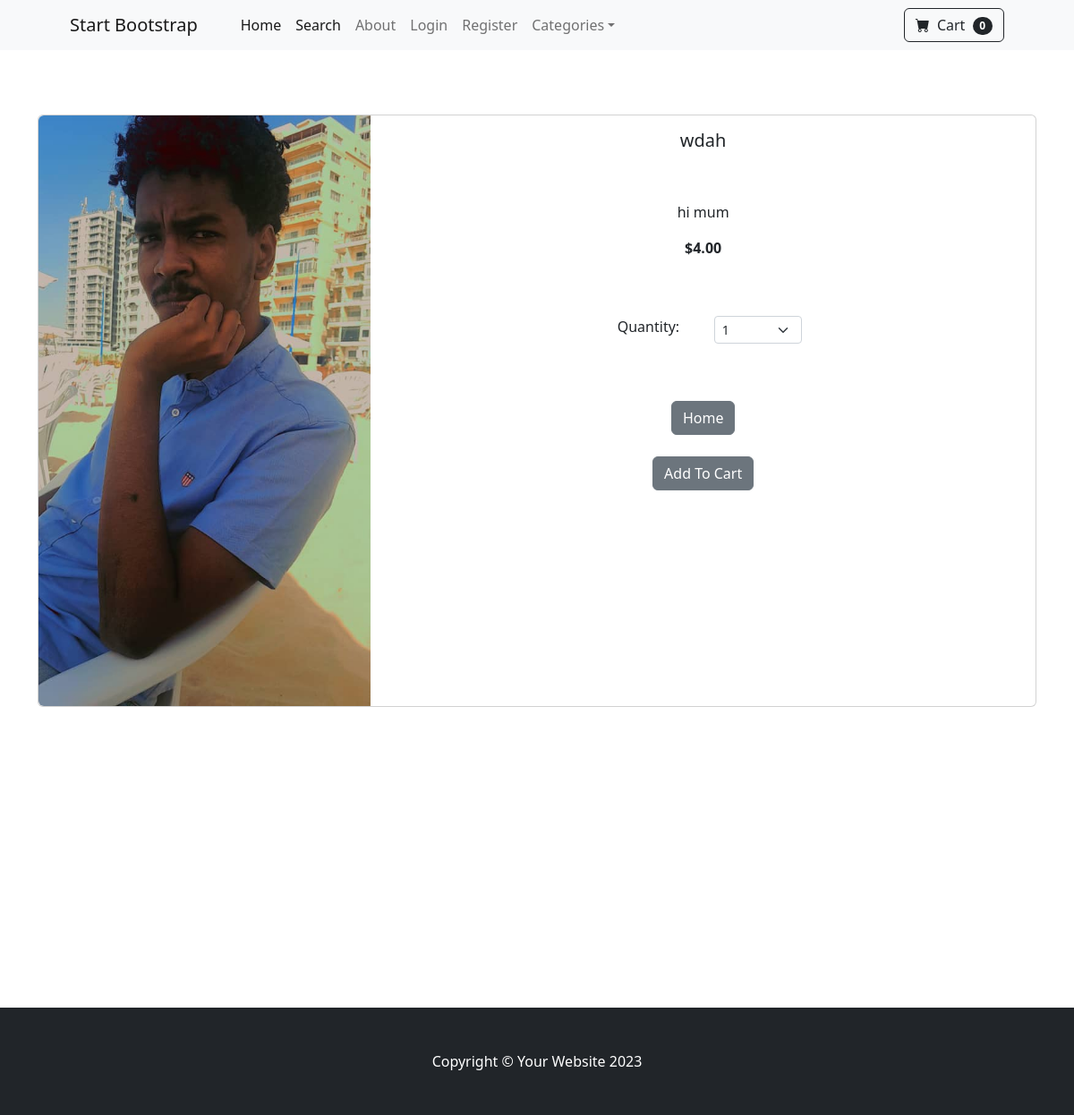
Page /product/1 on the committed database.
### store/models.py (models this page shows, shortened)
class Product(models.Model):
    name = models.CharField(max_length=100)
    price = models.DecimalField(default=0, decimal_places=2, max_digits=6)
    category = models.ForeignKey(Category, on_delete=models.CASCADE, default=1)
    description = models.CharField(max_length=250, default='', blank=True, null=True)
    image = models.ImageField(upload_to='upload/product/')
    is_sale = models.BooleanField(default=False)
    sale_price = models.DecimalField(default=0, decimal_places=2, max_digits=6)

### store/views.py (the view)
# urls.py: path('product/<int:pk>', views.product, name='product'),
def product(request, pk):
    product = Product.objects.get(id=pk)
    return render(request, 'product.html', {'product': product})

### cart/cart.py (called while the page is built)
    def __len__(self):
        return len(self.cart)

### cart/context_processors.py (called while the page is built)
def cart(request):
    return {'cart': Cart(request)}

### store/templates/product.html (shortened to what this page needs)
{% extends 'base.html' %}
{% load static %}
{% block content %}
<div class="container my-5">
    <br/>
    <div class="card mb-3">
        <div class="row g-0">
            <div class="col-md-4">
                <img src="{{ product.image.url }}" class="img-fluid rounded-start" alt="{{ product.name }}">
            </div>
            <div class="col-md-8">
                <div class="card-body text-center">
                    <h5 class="card-title">{{ product.name }}</h5>
                    <br><br/>
                    <p class="card-text justified">{{ product.description }}</p>
                    {% if product.is_sale %}
                    <div class="mb-2">
                        <i class="bi bi-star-fill text-warning"></i>
                        &nbsp;&nbsp;<span class="fw-bold text-warning">Sale</span>&nbsp;&nbsp;
                        <i class="bi bi-star-fill text-warning"></i>
                    </div>
                    <p class="card-text">
                        <strike>${{ product.price }}</strike>
                        &nbsp;
                        <span class="text-danger fw-bold">${{ product.sale_price }}</span>
                    </p>
                    {% else %}
                    <p class="card-text fw-bold">${{ product.price }}</p>
                    {% endif %}
                    <br><br/>
                    <div class="row justify-content-center">
                        <div class="col-md-2"> Quantity:</div>
                        <div class="col-md-2">
                            <select class="form-select form-select-sm" id="qty-cart">
                                <option value="1">1</option>
                            </select>
                        </div>
                    </div>
                    <br><br/>
                    <a href="{% url 'home' %}" class="btn btn-secondary mt-3">Home</a>
                    <br/><br/>
                    <button type="button" value="{{ product.id }}" id="add-cart" class="btn btn-secondary">Add To Cart
                    </button>
                </div>
            </div>
        </div>
    </div>
</div>
<br><br/><br><br/><br><br/><br><br/><br><br/><br><br/>
{% endblock %}

### rows in the picture
Product: image (picture), name "wdah", description "hi mum", price "4.00"

### other values in the picture
{{ cart|length }} "0"
